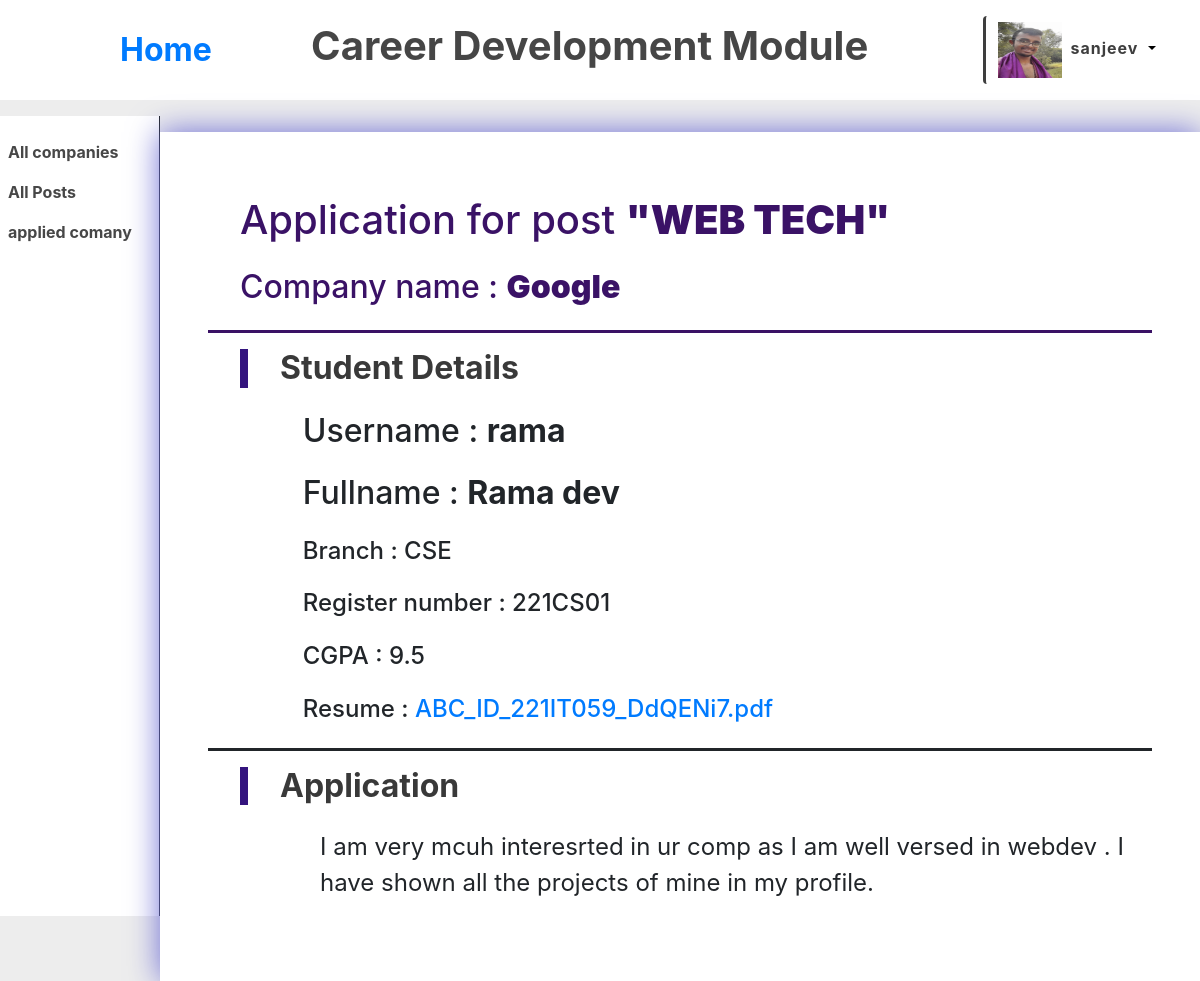
/viewapply/9 (signed in), run on the app's committed database.
### rec/models.py (models this page shows, shortened)
class profile(models.Model):
    student = models.OneToOneField(User, on_delete=models.CASCADE, blank=True, null=True, related_name="profile")
    firstname = models.CharField(max_length=100, null=True, blank=True)
    lastname = models.CharField(max_length=100, null=True, blank=True)
    register_no = models.CharField(max_length=10, null=True, blank=True)
    profile_pic = models.ImageField( default="../media/users/user_avtar.webp", null=True, blank=True, upload_to='users/')
    choose_branch = models.ForeignKey(branch, on_delete=models.CASCADE, blank=True, null=True, related_name="students")
    resume = models.FileField(null=True, blank=True)
    student_cgpa = models.FloatField(default=0, null=True, blank=True)
    sem = models.IntegerField(null=True, blank=True, choices=Sem_choices)

class application_details(models.Model) :
    applied_student = models.ForeignKey(User, on_delete=models.CASCADE, related_name="applications")
    applied_post = models.ForeignKey(posts, on_delete=models.CASCADE, related_name="applications_details")
    resume = models.FileField(null=True, blank=True)
    description = models.TextField(null=True, blank=True)
    student_profile = models.ForeignKey(profile, on_delete=models.CASCADE, related_name="applied_posts")

class posts(models.Model) :
    role = models.CharField(max_length=50, null=True, blank=True)
    description = models.TextField(null=True, blank=True)
    package = models.FloatField(null=True, blank=True)
    student = models.ManyToManyField(User, blank=True, related_name="post")
    comp = models.ForeignKey(company, on_delete=models.CASCADE, related_name="post", null=True, blank=True)
    branch_open = models.ManyToManyField(branch, blank=True, related_name="posts")
    cgpa_cutoff = models.FloatField(null=True, blank=True, default=0)
    open_date = models.DateTimeField(null=True, blank=True)
    deadline = models.DateTimeField(null=True, blank=True)
    is_active = models.BooleanField(default=True)

class company(models.Model) :
    name = models.CharField(max_length=100, null=False, blank=False, unique=True)
    description = models.TextField()
    poc = models.ForeignKey(User, on_delete=models.CASCADE, related_name="company_poc")
    branches_open = models.ManyToManyField(branch, related_name="company", blank=True )
    isactive = models.BooleanField(default=True)
    applied = models.ManyToManyField(User, blank=True ,related_name="applied_company")
    def __str__(self) :
        return self.name

class branch(models.Model) :
    name = models.CharField(max_length=20, choices=Branch_choices)
    def __str__(self) :
        return self.name

### rec/views.py (the view)
# urls.py: path("viewapply/<int:id>", views.viewapply, name="viewapply"),
def viewapply(request, id) :
    if request.user.is_authenticated :
        get_application = application_details.objects.get(id = id)
        if request.user == get_application.applied_student or request.user.is_superuser or request.user.groups.filter(name = "Admin").exists() or request.user == get_application.applied_post.comp.poc :
            return render(request, 'rec/vieweachapply.html', {
                "profile" : request.user.profile,
                "application" : get_application
            })
        else :
            return HttpResponseRedirect(reverse(home))

### rec/templates/rec/vieweachapply.html (shortened to what this page needs)
{% extends './header.html' %}
  {% load static %}
  {% block body1 %}
    <div class="view-apply">
        <div class="apply-post">
            <h1>Application for post <strong>"{{application.applied_post.role.upper}}"</strong></h1>
            <h2>Company name : <strong>{{application.applied_post.comp}}</strong></h2>
        </div>
        <div class="apply-profile">
            <h1>Student Details</h1>
            <div class="apply-profile-body">
            <h2>Username : <strong>{{application.applied_student}}</strong></h2>
            <h2>Fullname : <strong>{{application.student_profile.firstname}} {{application.student_profile.lastname}}</strong></h2>
            <h4>Branch : {{application.student_profile.choose_branch}}</h4>
            <h4>Register number : {{application.student_profile.register_no}}</h4>
            <h4>CGPA : {{application.student_profile.student_cgpa}}</h4>
            <h4>Resume : <a href="../../../media/{{application.student_profile.resume}}">{{application.student_profile.resume}}</a></h4>
        </div>
    </div>
        <div class="apply-description">
            <h1>Application</h1>
            <p>{{application.description}}</p>
        </div>
    </div>
    {% endblock %}

### rec/templates/rec/header.html (shortened to what this page needs)
{% extends './layout.html' %}
  {% load static %}
  {% block head %}
  <link rel="stylesheet" type="text/css" href="../../static/reg.css" />
  {%endblock%}
  {% block body %}
  <div class="header-cont">
    <a href="/home">Home</a>
    <h1>Career Development Module</h1>
    <div class="home-profile">
      <div class="dropdown">
        <button class="btn bt margin: auto;n-secondary dropdown-toggle" type="button" id="dropdownMenuButton" data-toggle="dropdown" aria-haspopup="true" aria-expanded="false">
          <img src="../media/{{profile.profile_pic}}"><strong>{{request.user}}</strong>
        </button>
      </div>
  </div>
  </div>
  <div class="home-body">
    <div class="sidebar-container">
      <div class="side-bar">
        <a href="/allcomp">All companies</a>
        <a href="/allposts">All Posts</a>
        <a href="http://127.0.0.1:8000/applied_posts/">applied comany</a>
      </div>
    </div>
  {% block body1 %}
  {% endblock %}
  {% endblock %}

### rec/static/reg.css (style rules this page uses)
html { background: rgb(237, 237, 237); }
body { background:rgb(237, 237, 237); background-color: rgb(237, 237, 237); }

### rec/templates/rec/header.html (style rules this page uses)
.home-body { display: flex; }
.sidebar-container { min-width: 10rem; width: 15%; height: 100vh; background: white; margin-top: 1rem; border-right: solid; border-width: thin; }
.side-bar { margin-top: 1rem; display: grid; background: white; height: min-content; }
.side-bar>a { text-decoration: none; padding: 5%; border-width: thin; color: rgb(71, 71, 71); font-weight: 700; }
.home-profile { padding-left: 1rem; padding-top: 1rem; padding-bottom: 1rem; margin-left: auto; margin-right: 2rem; background: white; display: flex; width: min-content; }
.dropdown-toggle { background:white; border: transparent; color: rgb(62, 62, 62); letter-spacing: 1px; border-left: solid; }
.btn>img { width: 4rem; height: 3.5rem; margin-right: 0.5rem; }
.dropdown-toggle::after { color: black; }
.header-cont { height: max-content; background: white; display: flex; align-items: center; }
.header-cont>a { margin-left: 10%; margin-right: auto; font-weight: bold; font-size: 2rem; text-decoration: none; }
.header-cont>h1 { font-weight: bolder; color: rgb(70, 70, 70); }

### rec/templates/rec/vieweachapply.html (style rules this page uses)
.view-apply { min-width: 75%; max-width: 1500px; padding: 3rem; margin: auto; display: grid; background: white; filter: drop-shadow(0 0 1rem rgb(108, 108, 212)); margin-top: 2rem; }
.apply-post { padding: 1rem; padding-left: 2rem; display: grid; gap: 1rem; border-bottom: solid; color: rgba(47, 4, 93, 0.945); }
.apply-post>h1,.apply-post>h2 { font-weight:550; filter: drop-shadow(0 0 1 rgb(225, 128, 128)); background: white; }
.apply-profile { display: grid; gap: 1rem; padding: 1rem; padding-left: 2rem; border-bottom: solid; }
.apply-profile>h1 { color: rgb(57, 57, 57); font-weight: bolder; border-left: solid; border-width: 0.5rem; padding-left: 2rem; border-color: rgb(52, 20, 126); font-size: 2rem; }
.apply-profile-body { display: grid; gap: 1rem; padding-left: 7%; }
.apply-description { padding: 1rem; padding-left: 2rem; display: grid; gap: 1rem; }
.apply-description>h1 { color: rgb(57, 57, 57); font-weight: bolder; border-left: solid; border-width: 0.5rem; padding-left: 2rem; border-color: rgb(52, 20, 126); font-size: 2rem; }
.apply-description>p { font-size: 1.5rem; margin-left: 5rem; }

### data on the page
profile: profile_pic (picture)
application_details: applied_post.role "WEB TECH", applied_post.comp "Google", applied_student "rama", student_profile.firstname "Rama", student_profile.lastname "dev", student_profile.choose_branch "CSE", student_profile.register_no "221CS01", student_profile.student_cgpa "9.5", student_profile.resume "ABC_ID_221IT059_DdQENi7.pdf", description "I am very mcuh interesrted in ur comp as I am well versed in webdev . I have shown all the projects of mine in my profile."

### other printed values
{{ request.user }} "sanjeev"
